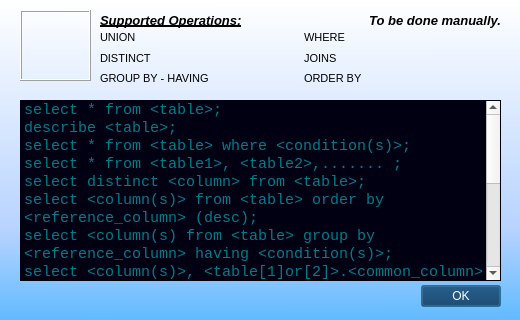
<?xml version="1.0" encoding="UTF-8"?>
<ui version="4.0">
 <class>Dialog</class>
 <widget class="QDialog" name="Dialog">
  <property name="geometry">
   <rect>
    <x>0</x>
    <y>0</y>
    <width>520</width>
    <height>320</height>
   </rect>
  </property>
  <property name="sizePolicy">
   <sizepolicy hsizetype="Fixed" vsizetype="Fixed">
    <horstretch>0</horstretch>
    <verstretch>0</verstretch>
   </sizepolicy>
  </property>
  <property name="minimumSize">
   <size>
    <width>520</width>
    <height>320</height>
   </size>
  </property>
  <property name="maximumSize">
   <size>
    <width>520</width>
    <height>320</height>
   </size>
  </property>
  <property name="windowTitle">
   <string>Dialog</string>
  </property>
  <property name="windowIcon">
   <iconset>
    <normaloff>icon.png</normaloff>icon.png</iconset>
  </property>
  <property name="styleSheet">
   <string notr="true">QDialog#Dialog{
	background-color: qlineargradient(spread:pad, x1:0.511, y1:1, x2:0.506849, y2:0, stop:0.00456621 rgba(98, 187, 255, 255), stop:0.283105 rgba(183, 211, 255, 255), stop:1 rgba(255, 255, 255, 255));
}</string>
  </property>
  <widget class="QDialogButtonBox" name="buttonBox">
   <property name="geometry">
    <rect>
     <x>200</x>
     <y>280</y>
     <width>301</width>
     <height>32</height>
    </rect>
   </property>
   <property name="font">
    <font>
     <family>DejaVu Sans</family>
     <pointsize>9</pointsize>
     <weight>75</weight>
     <italic>true</italic>
     <bold>true</bold>
    </font>
   </property>
   <property name="styleSheet">
    <string notr="true">background-color: rgb(2, 48, 91);
font: 75 bold oblique 9pt &quot;DejaVu Sans&quot;;
color: rgb(255, 255, 255);</string>
   </property>
   <property name="orientation">
    <enum>Qt::Horizontal</enum>
   </property>
   <property name="standardButtons">
    <set>QDialogButtonBox::Ok</set>
   </property>
   <property name="centerButtons">
    <bool>false</bool>
   </property>
  </widget>
  <widget class="QListWidget" name="listWidget">
   <property name="geometry">
    <rect>
     <x>20</x>
     <y>100</y>
     <width>481</width>
     <height>181</height>
    </rect>
   </property>
   <property name="font">
    <font>
     <family>Consolas</family>
     <pointsize>11</pointsize>
     <weight>50</weight>
     <italic>false</italic>
     <bold>false</bold>
    </font>
   </property>
   <property name="styleSheet">
    <string notr="true">background-color: rgb(0,0,18);
color: rgb(0,125,137);
font: 11pt &quot;Consolas&quot;;</string>
   </property>
   <property name="verticalScrollBarPolicy">
    <enum>Qt::ScrollBarAsNeeded</enum>
   </property>
   <property name="horizontalScrollBarPolicy">
    <enum>Qt::ScrollBarAsNeeded</enum>
   </property>
   <property name="sizeAdjustPolicy">
    <enum>QAbstractScrollArea::AdjustIgnored</enum>
   </property>
   <property name="editTriggers">
    <set>QAbstractItemView::NoEditTriggers</set>
   </property>
   <property name="tabKeyNavigation">
    <bool>true</bool>
   </property>
   <property name="alternatingRowColors">
    <bool>false</bool>
   </property>
   <property name="textElideMode">
    <enum>Qt::ElideRight</enum>
   </property>
   <property name="isWrapping" stdset="0">
    <bool>false</bool>
   </property>
   <property name="resizeMode">
    <enum>QListView::Fixed</enum>
   </property>
   <property name="spacing">
    <number>3</number>
   </property>
   <property name="viewMode">
    <enum>QListView::ListMode</enum>
   </property>
   <property name="modelColumn">
    <number>0</number>
   </property>
   <property name="uniformItemSizes">
    <bool>false</bool>
   </property>
   <property name="batchSize">
    <number>300</number>
   </property>
   <property name="wordWrap">
    <bool>true</bool>
   </property>
   <property name="selectionRectVisible">
    <bool>true</bool>
   </property>
   <item>
    <property name="text">
     <string>select * from &lt;table&gt;;</string>
    </property>
   </item>
   <item>
    <property name="text">
     <string>describe &lt;table&gt;;</string>
    </property>
   </item>
   <item>
    <property name="text">
     <string>select * from &lt;table&gt; where &lt;condition(s)&gt;;</string>
    </property>
   </item>
   <item>
    <property name="text">
     <string>select * from &lt;table1&gt;, &lt;table2&gt;,....... ;</string>
    </property>
   </item>
   <item>
    <property name="text">
     <string>select distinct &lt;column&gt; from &lt;table&gt;;</string>
    </property>
   </item>
   <item>
    <property name="text">
     <string>select &lt;column(s)&gt; from &lt;table&gt; order by &lt;reference_column&gt; (desc);</string>
    </property>
   </item>
   <item>
    <property name="text">
     <string>select &lt;column(s) from &lt;table&gt; group by &lt;reference_column&gt; having &lt;condition(s)&gt;;</string>
    </property>
   </item>
   <item>
    <property name="text">
     <string>select &lt;column(s)&gt;, &lt;table[1]or[2]&gt;.&lt;common_column&gt; from &lt;table1&gt;, &lt;table2&gt;;</string>
    </property>
   </item>
   <item>
    <property name="text">
     <string>select &lt;column(s)&gt;, &lt;table[1]or[2]&gt;.&lt;common_column&gt; from &lt;table1&gt;, &lt;table2&gt; where &lt;condition(s)&gt;;</string>
    </property>
   </item>
   <item>
    <property name="text">
     <string>select * from &lt;table1&gt; natural join &lt;table2&gt;;</string>
    </property>
   </item>
   <item>
    <property name="text">
     <string>select * from &lt;table1&gt; natural join &lt;table2&gt; where &lt;condition(s)&gt;;</string>
    </property>
   </item>
  </widget>
  <widget class="QLabel" name="label">
   <property name="geometry">
    <rect>
     <x>20</x>
     <y>10</y>
     <width>71</width>
     <height>71</height>
    </rect>
   </property>
   <property name="frameShape">
    <enum>QFrame::Box</enum>
   </property>
   <property name="frameShadow">
    <enum>QFrame::Raised</enum>
   </property>
   <property name="text">
    <string/>
   </property>
   <property name="pixmap">
    <pixmap>icon.png</pixmap>
   </property>
   <property name="scaledContents">
    <bool>true</bool>
   </property>
  </widget>
  <widget class="QLabel" name="label_2">
   <property name="geometry">
    <rect>
     <x>100</x>
     <y>10</y>
     <width>241</width>
     <height>20</height>
    </rect>
   </property>
   <property name="font">
    <font>
     <pointsize>10</pointsize>
     <weight>75</weight>
     <italic>true</italic>
     <bold>true</bold>
     <underline>true</underline>
    </font>
   </property>
   <property name="styleSheet">
    <string notr="true">text-decoration:underline;</string>
   </property>
   <property name="text">
    <string>Supported Operations:</string>
   </property>
  </widget>
  <widget class="QWidget" name="gridLayoutWidget">
   <property name="geometry">
    <rect>
     <x>100</x>
     <y>30</y>
     <width>401</width>
     <height>56</height>
    </rect>
   </property>
   <layout class="QGridLayout" name="gridLayout">
    <item row="1" column="0">
     <widget class="QLabel" name="label_3">
      <property name="font">
       <font>
        <pointsize>8</pointsize>
       </font>
      </property>
      <property name="text">
       <string>DISTINCT</string>
      </property>
     </widget>
    </item>
    <item row="3" column="0">
     <widget class="QLabel" name="label_4">
      <property name="font">
       <font>
        <pointsize>8</pointsize>
       </font>
      </property>
      <property name="text">
       <string>GROUP BY - HAVING</string>
      </property>
     </widget>
    </item>
    <item row="3" column="1">
     <widget class="QLabel" name="label_6">
      <property name="font">
       <font>
        <pointsize>8</pointsize>
       </font>
      </property>
      <property name="text">
       <string>ORDER BY</string>
      </property>
     </widget>
    </item>
    <item row="1" column="1">
     <widget class="QLabel" name="label_5">
      <property name="font">
       <font>
        <pointsize>8</pointsize>
       </font>
      </property>
      <property name="text">
       <string>JOINS</string>
      </property>
     </widget>
    </item>
    <item row="0" column="0">
     <widget class="QLabel" name="label_7">
      <property name="font">
       <font>
        <pointsize>8</pointsize>
       </font>
      </property>
      <property name="text">
       <string>UNION</string>
      </property>
     </widget>
    </item>
    <item row="0" column="1">
     <widget class="QLabel" name="label_8">
      <property name="font">
       <font>
        <pointsize>8</pointsize>
        <weight>50</weight>
        <italic>false</italic>
        <bold>false</bold>
       </font>
      </property>
      <property name="text">
       <string>WHERE</string>
      </property>
     </widget>
    </item>
   </layout>
  </widget>
  <widget class="QLabel" name="label_9">
   <property name="geometry">
    <rect>
     <x>320</x>
     <y>10</y>
     <width>181</width>
     <height>20</height>
    </rect>
   </property>
   <property name="font">
    <font>
     <pointsize>10</pointsize>
     <weight>75</weight>
     <italic>true</italic>
     <bold>true</bold>
    </font>
   </property>
   <property name="text">
    <string>To be done manually.</string>
   </property>
   <property name="alignment">
    <set>Qt::AlignRight|Qt::AlignTrailing|Qt::AlignVCenter</set>
   </property>
  </widget>
 </widget>
 <resources/>
 <connections>
  <connection>
   <sender>buttonBox</sender>
   <signal>accepted()</signal>
   <receiver>Dialog</receiver>
   <slot>accept()</slot>
   <hints>
    <hint type="sourcelabel">
     <x>248</x>
     <y>254</y>
    </hint>
    <hint type="destinationlabel">
     <x>157</x>
     <y>274</y>
    </hint>
   </hints>
  </connection>
  <connection>
   <sender>buttonBox</sender>
   <signal>rejected()</signal>
   <receiver>Dialog</receiver>
   <slot>reject()</slot>
   <hints>
    <hint type="sourcelabel">
     <x>316</x>
     <y>260</y>
    </hint>
    <hint type="destinationlabel">
     <x>286</x>
     <y>274</y>
    </hint>
   </hints>
  </connection>
 </connections>
</ui>
